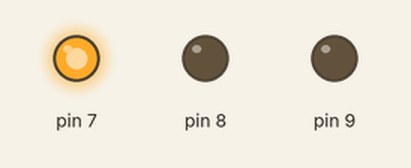
Simulated run of this sketch. Board: Arduino Uno, built with avr-gcc and run on an emulated ATmega328P. Parts: output pins drawn as LEDs (lit = HIGH).

Above: at 0.5 s.
At 2.5 s:
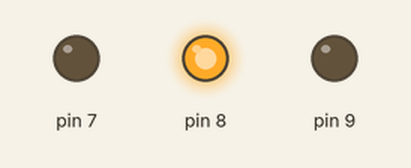
At 4.5 s:
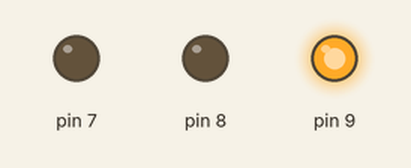
At 5.5 s:
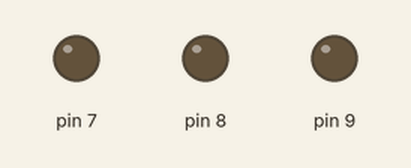
Timing chart, 0 to 7.8 s (numbered marks = the images above):
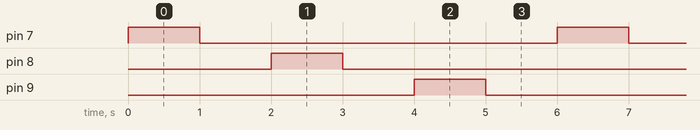

Measured:
- by itself, pin 7–9: alternates HIGH for 1.0 s and LOW for 5.0 s
- by itself, everything shown: repeats every 6.0 s, in 6 steps

The sketch:

code.ino
```cpp
void setup()
{
  pinMode(7, OUTPUT);
  pinMode(8, OUTPUT);
  pinMode(9, OUTPUT);
}

void loop()
{
  digitalWrite(7, HIGH);
  delay(1000);
  digitalWrite(7, LOW);
  delay(1000);

  digitalWrite(8, HIGH);
  delay(1000);
  digitalWrite(8, LOW);
  delay(1000);

  digitalWrite(9, HIGH);
  delay(1000);
  digitalWrite(9, LOW);
  delay(1000);
}
```
